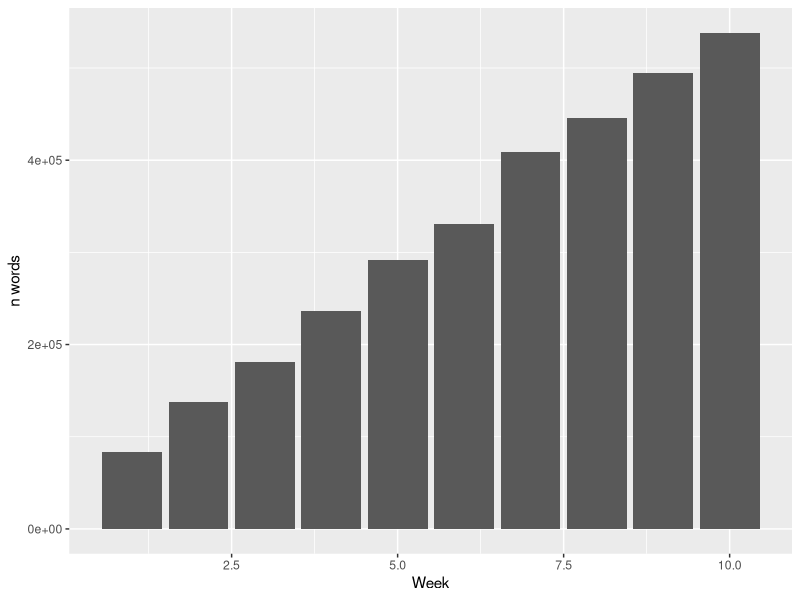
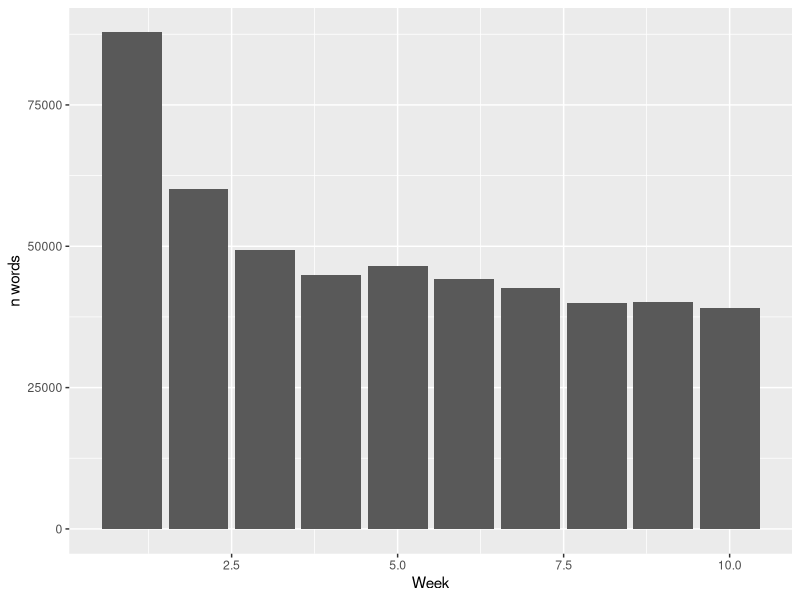
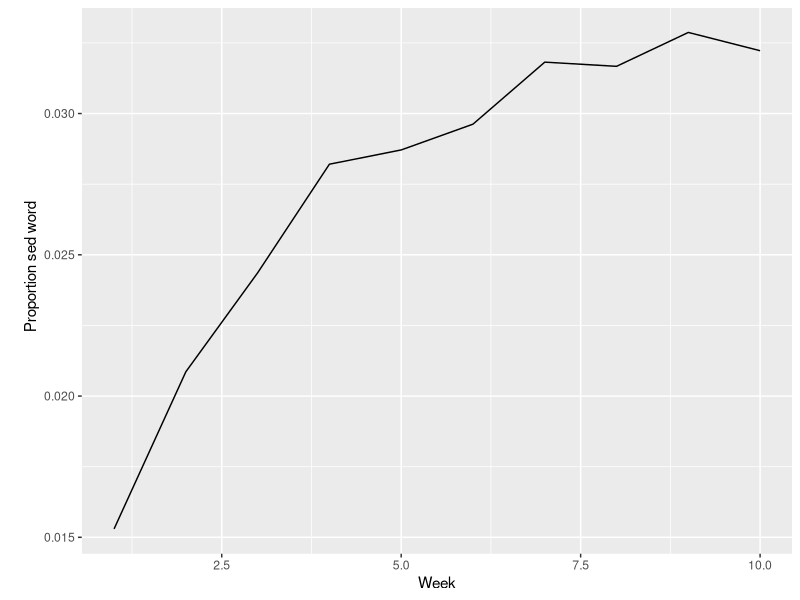

These figures' R source, in order:
getwd()
setwd("/Users/Documents/mydir/")

library(stringi) #to generate random text
library(dplyr) #tidyverse package for wrangling data
install.packages("tidytext")
library(tidytext) #package for 'tidy' manipulation of text data
library(ggplot2) #package for visualizing data
library(scales) #additional package for formatting plot axes
library(kableExtra) #package for displaying data in html format (relevant for formatting this worksheet mainly)

lipsum_text <- data.frame(text = stri_rand_lipsum(1, start_lipsum = TRUE))
head(lipsum_text$text)

# tokenization
tokens <- lipsum_text %>%
  unnest_tokens(word, text)
head(tokens)

## Varying total words example
lipsum_text <- data.frame(text = stri_rand_lipsum(5000, start_lipsum = TRUE))

# make some weeks one to ten
lipsum_text$week <- as.integer(rep(seq.int(1:10), 5000/10)) # 1-10, 500times

for(i in 1:nrow(lipsum_text)) {
  week <- lipsum_text[i, 2]
  morewords <-
    paste(rep("more lipsum words", times = sample(1:100, 1) * week), collapse = " ")
  lipsum_words <- lipsum_text[i, 1]
  new_lipsum_text <- paste0(morewords, lipsum_words, collapse = " ")
  lipsum_text[i, 1] <- new_lipsum_text
}
lipsum_text %>%
  unnest_tokens(word, text) %>%
  group_by(week) %>%
  count(word) %>%
  select(week, n) %>%
  distinct() %>%
  ggplot() +
  geom_bar(aes(week, n), stat = "identity") +
  labs(x = "Week", y = "n words")

# simulate decreasing words trend
lipsum_text <- data.frame(text = stri_rand_lipsum(5000, start_lipsum = TRUE))

# make some weeks one to ten
lipsum_text$week <- as.integer(rep(seq.int(1:10), 5000/10))

for(i in 1:nrow(lipsum_text)) {
  week <- lipsum_text[i,2]
  morewords <- 
    paste(rep("more lipsum words", times = sample(1:100, 1)* 1/week), collapse = " ")
  lipsum_words <- lipsum_text[i,1]
  new_lipsum_text <- paste0(morewords, lipsum_words, collapse = " ")
  lipsum_text[i,1] <- new_lipsum_text
}

lipsum_text %>%
  unnest_tokens(word, text) %>%
  group_by(week) %>%
  count(word) %>%
  select(week, n) %>%
  distinct() %>%
  ggplot() +
  geom_bar(aes(week, n), stat = "identity") +
  labs(x = "Week", y = "n words")

#top frequency words
lipsum_text %>%
  unnest_tokens(word, text) %>%
  dplyr::count(word, sort = T) %>%
  top_n(5) %>%
  knitr::kable(format="html")

#total word frequencies
lipsum_totals <- lipsum_text %>%
  group_by(week) %>%
  unnest_tokens(word, text) %>%
  dplyr::count(word) %>%
  mutate(total = sum(n)) %>%
  distinct(week, total)

# let's look for "sed"
lipsum_sed <- lipsum_text %>%
  group_by(week) %>%
  unnest_tokens(word, text) %>%
  filter(word == "sed")  %>%
  dplyr::count(word) %>%
  mutate(total_sed = sum(n)) %>%
  distinct(week, total_sed)

lipsum_sed %>%
  left_join(lipsum_totals, by = "week") %>% ##two dataframes together
  mutate(sed_prop = total_sed/total) %>%
  ggplot() +
  geom_line(aes(week, sed_prop)) +
  labs(x = "Week", y = "
       Proportion sed word")
